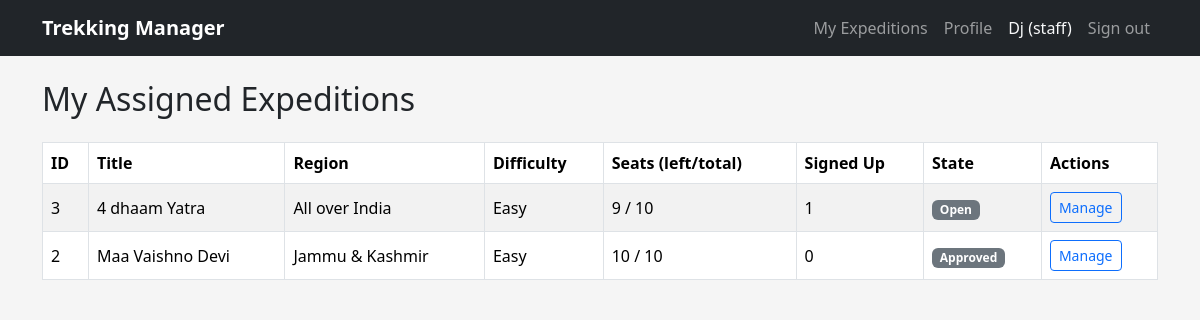
Page /staff/my-expeditions (signed in) on the committed database.
### models.py (models this page shows)
class Expedition(db.Model):
    __tablename__ = "expeditions"
    id = db.Column(db.Integer, primary_key=True)
    title = db.Column(db.String(150), nullable=False)
    region = db.Column(db.String(100), nullable=False)
    difficulty_level = db.Column(db.String(20), nullable=False)
    num_days = db.Column(db.Integer, nullable=False)
    capacity = db.Column(db.Integer, nullable=False)
    seats_left = db.Column(db.Integer, nullable=False)
    guide_id = db.Column(db.Integer, db.ForeignKey("accounts.id"))
    current_state = db.Column(db.String(20), nullable=False, default="Pending")
    begin_date = db.Column(db.String(20))
    finish_date = db.Column(db.String(20))
    notes = db.Column(db.Text)
    added_on = db.Column(db.DateTime, default=datetime.utcnow)
    reservations = db.relationship("Reservation", backref="expedition", lazy=True)

### main.py (the view)
@app.route("/staff/my-expeditions", endpoint="staff.my_expeditions")
@roles_only("staff")
def staff_my_expeditions():
    guide_id = session["account_id"]
    rows = Expedition.query.filter_by(guide_id=guide_id).order_by(Expedition.added_on.desc()).all()
    signup_counts = {}
    for exp in rows:
        signup_counts[exp.id] = Reservation.query.filter_by(
            expedition_id=exp.id, reservation_state="Booked"
        ).count()
    return render_template("staff/dashboard.html", expeditions=rows, signup_counts=signup_counts)

### main.py (called while the page is built)
def roles_only(*allowed_roles):
    def outer(view_func):
        @wraps(view_func)
        def guarded(*args, **kwargs):
            if "account_id" not in session:
                flash("Please sign in first.", "warning")
                return redirect(url_for("auth.login"))
            if session.get("role") not in allowed_roles:
                flash("That page isn't available for your account type.", "danger")
                return redirect(url_for("auth.landing"))
            return view_func(*args, **kwargs)
        return guarded
    return outer

### templates/staff/dashboard.html (shortened to what this page needs)
{% extends "layout.html" %}
{% block body %}
<h2 class="mb-4">My Assigned Expeditions</h2>
<div class="table-responsive">
<table class="table table-striped table-bordered bg-white align-middle">
    <thead>
        <tr>
            <th>ID</th><th>Title</th><th>Region</th><th>Difficulty</th>
            <th>Seats (left/total)</th><th>Signed Up</th><th>State</th><th>Actions</th>
        </tr>
    </thead>
    <tbody>
        {% for exp in expeditions %}
        <tr>
            <td>{{ exp.id }}</td><td>{{ exp.title }}</td><td>{{ exp.region }}</td><td>{{ exp.difficulty_level }}</td>
            <td>{{ exp.seats_left }} / {{ exp.capacity }}</td>
            <td>{{ signup_counts[exp.id] }}</td>
            <td><span class="badge bg-secondary">{{ exp.current_state }}</span></td>
            <td><a href="{{ url_for('staff.expedition_detail', expedition_id=exp.id) }}" class="btn btn-sm btn-outline-primary">Manage</a></td>
        </tr>
        {% else %}
        <tr><td colspan="8" class="text-center">Nothing assigned to you yet - wait for the admin.</td></tr>
        {% endfor %}
    </tbody>
</table>
</div>
{% endblock %}

### static/css/main.css (style rules this page uses)
body { background-color: #f5f5f5; }

### rows in the picture
Expedition: id "3", title "4 dhaam Yatra", region "All over India", difficulty_level "Easy", seats_left "9", capacity "10", num_days "1", current_state "Open"
Expedition: id "2", title "Maa Vaishno Devi", region "Jammu & Kashmir", difficulty_level "Easy", seats_left "10", capacity "10", signup_counts "0", current_state "Approved"

### other values in the picture
{{ session.full_name }} "Dj"
{{ session.role }} "staff"
